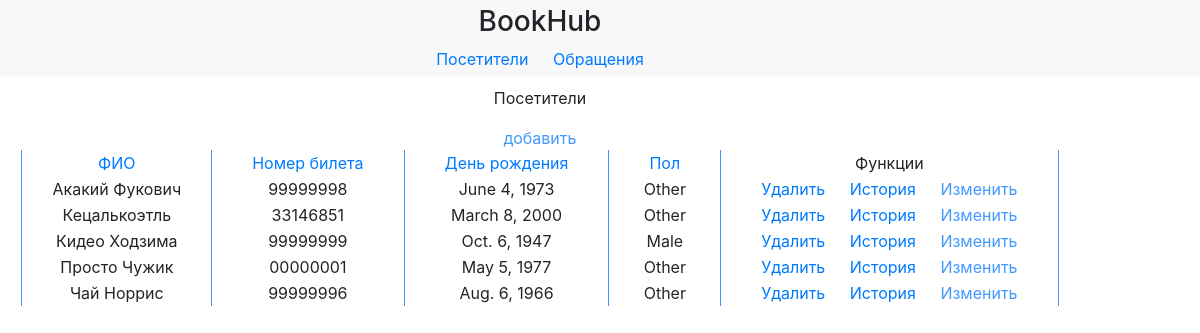
/visitors/?sort=fio, run on the app's committed database.
### app/models.py (models this page shows, shortened)
class Visitor(models.Model):
    fio = models.CharField(
        max_length = 30
        )
    num = models.CharField(
        max_length = 8
    )
    birthday = models.DateField(
    )
    gender = models.CharField(
        max_length = 6,
        choices = gen
    )

### app/views.py (the view)
# urls.py: path('visitors/', VisitorsView, name="visitors"),
def VisitorsView(request):
    if request.method == "POST":
        form = AddVisitorForm(request.POST)
        if form.is_valid():
            form.save()
            return HttpResponseRedirect('/visitors/')
    else:
        try:
            sort_settings = request.GET.get('sort')
            model = sort_visitors(sort_settings)
        except:
            model = Visitor.objects.all()
        form = AddVisitorForm()
        return render(
            request,
            'visitors.html',
            {'form': form , 'model': model}
        )

### app/views.py (called while the page is built)
def sort_visitors(sort_settings):
    return Visitor.objects.order_by(sort_settings)

### app/templates/visitors.html (shortened to what this page needs)
<!DOCTYPE html>
<html>
    <head>
        <link rel="stylesheet" href="https://stackpath.bootstrapcdn.com/bootstrap/4.4.1/css/bootstrap.min.css">
    </head>
    <body>
        <header>
            <div class="content">
                <h3>BookHub</h3>
                <div class="menu">
                    <a href="{% url 'visitors' %}">Посетители</a>
                    <a href="{% url 'usages' %}">Обращения</a>
                </div>
            </div>
        </header>
        <div class="main">
            <div class="content">
                <p>Посетители</p><a style="color: #4298FF;" onclick="openForm()">добавить</a>
                <table>
                    <thead>
                        <tr>
                            <td>
                                <a href="?sort=fio">ФИО</a>
                            </td>
                            <td>
                                <a href="?sort=num">Номер билета</a>
                            </td>
                            <td>
                                <a href="?sort=birthday">День рождения</a>
                            </td>
                            <td>
                                <a href="?sort=gender">Пол</a>
                            </td>
                            <td>Функции</td>
                        </tr>
                    </thead>
                    <tbody>
                        {% if model %}
                        {% for m in model %}
                        <tr>
                            <td>{{ m.fio }}</td>
                            <td>{{ m.num }}</td>
                            <td>{{ m.birthday }}</td>
                            <td>{{ m.gender }}</td>
                            <td>
                                <a href="{% url 'delvisitor' %}?id={{m.id}}">Удалить</a>
                                <a href="{% url 'history' %}?id={{m.id}}">История</a>
                                <a onclick='openCF(this)' class="{{m.id}}" style="color: #4298FF;">Изменить</a>
                            </td>
                        </tr>
                        {% endfor %}
                        {% endif%}
                    </tbody>
                </table>
            </div>
        </div>
    </body>
</html>

### app/templates/visitors.html (style rules this page uses)
header { background-color: #F8F8F8; padding-bottom: 5px; padding-top: 5px; }
.content { width: 90%; text-align: center; }
.main { margin-top: 10px; }
a { margin-left: 10px; margin-right: 10px; }
table { margin: auto; }
td { border-left: 1px solid #4298FF; border-right: 1px solid #4298FF; padding-right: 30px; padding-left: 30px; }

### data on the page
Visitor: fio "Акакий Фукович", num "99999998", birthday "June 4, 1973", gender "Other"
Visitor: fio "Кецалькоэтль", num "33146851", birthday "March 8, 2000", gender "Other"
Visitor: fio "Кидео Ходзима", num "99999999", birthday "Oct. 6, 1947", gender "Male"
Visitor: fio "Просто Чужик", num "00000001", birthday "May 5, 1977", gender "Other"
Visitor: fio "Чай Норрис", num "99999996", birthday "Aug. 6, 1966", gender "Other"
